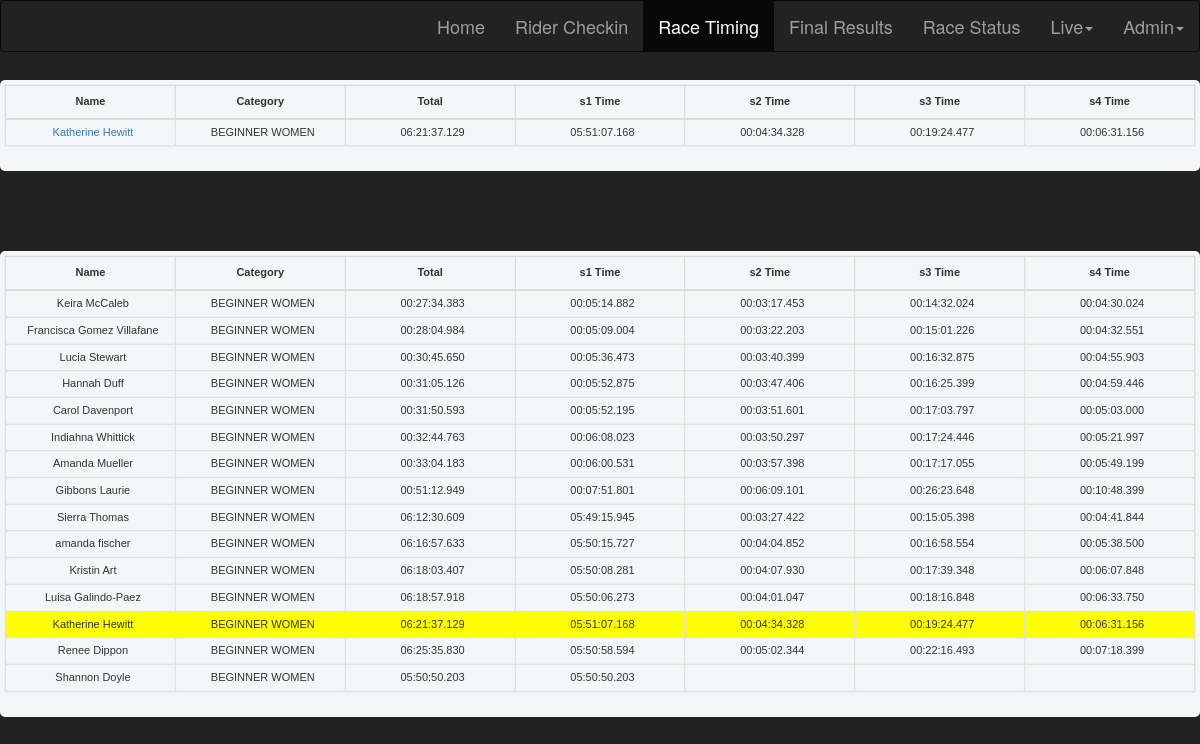
The page /livetiming2.php on the database its author committed.
### tables this page shows
CREATE TABLE `raceresults` (
  `id` int(32) unsigned NOT NULL AUTO_INCREMENT,
  `plate` int(10) unsigned NOT NULL,
  `sicard_id` int(10) DEFAULT NULL,
  `name` varchar(128) DEFAULT NULL,
  `riderid` char(8) DEFAULT NULL,
  `raceid` int(32) DEFAULT NULL,
  `category` varchar(32) DEFAULT NULL,
  `place` int(11) DEFAULT NULL,
  `total` varchar(14) DEFAULT NULL,
  `ttotal` float(14,3) DEFAULT NULL,
  `penalty` varchar(32) DEFAULT NULL,
  `tpenalty` int(11) DEFAULT NULL,
  `stages` int(11) DEFAULT NULL,
  `ranktotal` float(14,3) DEFAULT NULL,
  `s1` varchar(14) NOT NULL DEFAULT '',
  `s2` varchar(14) NOT NULL DEFAULT '',
  `s3` varchar(14) NOT NULL DEFAULT '',
  `s4` varchar(14) NOT NULL DEFAULT '',
  `s5` varchar(14) NOT NULL DEFAULT '',
  `s6` varchar(14) NOT NULL DEFAULT '',
  `s7` varchar(14) NOT NULL DEFAULT '',
  `s8` varchar(14) NOT NULL DEFAULT '',
  `s9` varchar(14) NOT NULL DEFAULT '',
  `s10` varchar(14) NOT NULL DEFAULT '',
  `s11` varchar(14) NOT NULL DEFAULT '',
  `s12` varchar(14) NOT NULL DEFAULT '',
  `dnf` char(1) DEFAULT NULL,
  `dq` char(1) DEFAULT NULL,
  `last_modified` timestamp NOT NULL DEFAULT CURRENT_TIMESTAMP ON UPDATE CURRENT_TIMESTAMP,
  `t1` float(14,3) DEFAULT NULL,
  `t101` float(14,3) DEFAULT NULL,
  `t2` float(14,3) DEFAULT NULL,
  `t102` float(14,3) DEFAULT NULL,
  `t3` float(14,3) DEFAULT NULL,
  `t103` float(14,3) DEFAULT NULL,
  `t4` float(14,3) DEFAULT NULL,
  `t104` float(14,3) DEFAULT NULL,
  `t5` float(14,3) DEFAULT NULL,
  `t105` float(14,3) DEFAULT NULL,
  `t6` float(14,3) DEFAULT NULL,
  `t106` float(14,3) DEFAULT NULL,
  `t7` float(14,3) DEFAULT NULL,
  `t107` float(14,3) DEFAULT NULL,
  `t8` float(14,3) DEFAULT NULL,
  `t108` float(14,3) DEFAULT NULL,
  `t9` float(14,3) DEFAULT NULL,
  `t109` float(14,3) DEFAULT NULL,
  `t10` float(14,3) DEFAULT NULL,
  `t110` float(14,3) DEFAULT NULL,
  `t11` float(14,3) DEFAULT NULL,
  `t111` float(14,3) DEFAULT NULL,
  `t12` float(14,3) DEFAULT NULL,
  `t112` float(14,3) DEFAULT NULL,
  PRIMARY KEY (`id`)
);

### livetiming2.php (the view, shortened to what this page needs)
<?php
$category = "Not Found";
$Stages = ['s1','s2','s3','s4','s5','s6','s7','s8'];
$query = "SELECT * FROM categories ORDER BY sortorder DESC ";
$categories = mysql_query($query);
while ( $row = mysql_fetch_array($categories) )
{
    $name = $row['name'];
    $stages = $row['stages'];
    $catStages[$name] = $stages;
}
$query = "SELECT * FROM stamps ORDER BY last_modification DESC LIMIT 1";
$response=mysql_query($query);
$row = mysql_fetch_array($response);
$sicard_id = $row['stamp_card_id'];
$query = "SELECT * FROM riders WHERE sicard_id=$sicard_id";
$response=mysql_query($query);
$count=mysql_num_rows($response);
if ($count != 0) {
    $row = mysql_fetch_array($response);
    $riderid = $row['riderid'];
    $category = $row['category'];
    $query = "SELECT * FROM raceresults WHERE riderid='$riderid' ";
    $response=mysql_query($query);
    $rider = mysql_fetch_array($response);
    $query = "SELECT * FROM raceresults WHERE category='$category' ORDER BY ranktotal ASC";
    $catresults=mysql_query($query);
}
?>
<html>
    <head>
        <link rel="stylesheet" href="libraries/bootstrap/3.3.6/css/bootstrap.min.css">
        <link rel="stylesheet" href="raceresults.css" type="text/css" />
    </head>
    <body>
    	<?php include 'menu.php'; ?>
		<div id="results">
            <form>
                <table class="order-table table" id="liverider">
                    <thead>
                        <tr><th><center>Name</th>
                            <th><center>Category</th>
                            <th><center>Total</th>
                            <?php
                            for ($i = 0; $i < $catStages[$category]; $i++) {
                                echo '<th><center>'.$Stages[$i].' Time</th>';
                            }
                            ?>
                        </tr>
                    </thead>
                    <tbody >
                        <?php
                            echo '<tr>';
                            echo '<td><a href="correct_time.php?sicard_id='.$sicard_id.'">'.$rider['name'].'</a></td>';
                            echo '<td>'.$rider['category'].'</td>';
                            echo '<td>'.$rider['total'].'</td>';
                            for ($i = 0; $i < $catStages[$category]; $i++) {
                                echo '<td>'.$rider[$Stages[$i]].'</td>';
                            }
                            echo '</tr>';
                        ?>
                    </tbody>
                </table>
            </form>
            <form>
                <table class="order-table table" id="livecategory">
                    <thead>
                        <tr><th><center>Name</th>
                            <th><center>Category</th>
                            <th><center>Total</th>
                            <?php
                            for ($i = 0; $i < $catStages[$category]; $i++) {
                                echo '<th><center>'.$Stages[$i].' Time</th>';
                            }
                            ?>
                        </tr>
                    </thead>
                    <tbody >
                        <?php
                        while ( $row = mysql_fetch_array($catresults) )
                        {
                            if ($row['riderid'] == $riderid) {
                                echo '<tr style="background:yellow;">';
                            } else {
                            }
                            echo '<td>'.$row['name'].'</td>';
                            echo '<td>'.$row['category'].'</td>';
                            echo '<td>'.$row['total'].'</td>';
                            for ($i = 0; $i < $catStages[$category]; $i++) {
                                echo '<td>'.$row[$Stages[$i]].'</td>';
                            }
                            echo '</tr>';
                        }
                        ?>
                    </tbody>
                </table>
            </form>
        </div>
    </body>
</html>

### raceresults.css (style rules this page uses)
* { margin:0; padding:0; }
body { min-width: 900px; background-size: 100%; background-position: 0px 50px; background-attachment: fixed; background-repeat: no-repeat; background-color: #222; background-size: cover; }
#results form { min-width: 1080px; margin: 80px auto; padding: 5px 5px 5px 5px; background: #f4f7f8; border-radius: 5px; }
#results table, th, td { border:solid #dcdcdc 1px; border-collapse: collapse; padding:5px; box-shadow: 0px 0px 1px rgba(0,0,0,0.2); font-family:Verdana, Geneva, sans-serif; font-size:11px; text-align: center; }
#results td { width:160px; padding:5px; white-space: nowrap; text-align: center; border:solid #e1e1e1 1px; border-radius:3px; padding-left:10px; font-family:Verdana, Geneva, sans-serif; font-size:11px; }

### rows shown on the page
raceresults: name "Katherine Hewitt", category "BEGINNER WOMEN", total "06:21:37.129", s1 "05:51:07.168", s2 "00:04:34.328", s3 "00:19:24.477", s4 "00:06:31.156"
raceresults: name "Keira McCaleb", category "BEGINNER WOMEN", total "00:27:34.383", s1 "00:05:14.882", s2 "00:03:17.453", s3 "00:14:32.024", s4 "00:04:30.024"
raceresults: name "Francisca Gomez Villafane", category "BEGINNER WOMEN", total "00:28:04.984", s1 "00:05:09.004", s2 "00:03:22.203", s3 "00:15:01.226", s4 "00:04:32.551"
raceresults: name "Lucia Stewart", category "BEGINNER WOMEN", total "00:30:45.650", s1 "00:05:36.473", s2 "00:03:40.399", s3 "00:16:32.875", s4 "00:04:55.903"
raceresults: name "Hannah Duff", category "BEGINNER WOMEN", total "00:31:05.126", s1 "00:05:52.875", s2 "00:03:47.406", s3 "00:16:25.399", s4 "00:04:59.446"
raceresults: name "Carol Davenport", category "BEGINNER WOMEN", total "00:31:50.593", s1 "00:05:52.195", s2 "00:03:51.601", s3 "00:17:03.797", s4 "00:05:03.000"
raceresults: name "Indiahna Whittick", category "BEGINNER WOMEN", total "00:32:44.763", s1 "00:06:08.023", s2 "00:03:50.297", s3 "00:17:24.446", s4 "00:05:21.997"
raceresults: name "Amanda Mueller", category "BEGINNER WOMEN", total "00:33:04.183", s1 "00:06:00.531", s2 "00:03:57.398", s3 "00:17:17.055", s4 "00:05:49.199"
raceresults: name "Gibbons Laurie", category "BEGINNER WOMEN", total "00:51:12.949", s1 "00:07:51.801", s2 "00:06:09.101", s3 "00:26:23.648", s4 "00:10:48.399"
raceresults: name "Sierra Thomas", category "BEGINNER WOMEN", total "06:12:30.609", s1 "05:49:15.945", s2 "00:03:27.422", s3 "00:15:05.398", s4 "00:04:41.844"
raceresults: name "amanda fischer", category "BEGINNER WOMEN", total "06:16:57.633", s1 "05:50:15.727", s2 "00:04:04.852", s3 "00:16:58.554", s4 "00:05:38.500"
raceresults: name "Kristin Art", category "BEGINNER WOMEN", total "06:18:03.407", s1 "05:50:08.281", s2 "00:04:07.930", s3 "00:17:39.348", s4 "00:06:07.848"
raceresults: name "Luisa Galindo-Paez", category "BEGINNER WOMEN", total "06:18:57.918", s1 "05:50:06.273", s2 "00:04:01.047", s3 "00:18:16.848", s4 "00:06:33.750"
raceresults: name "Renee Dippon", category "BEGINNER WOMEN", total "06:25:35.830", s1 "05:50:58.594", s2 "00:05:02.344", s3 "00:22:16.493", s4 "00:07:18.399"
raceresults: name "Shannon Doyle", category "BEGINNER WOMEN", total "05:50:50.203", s1 "05:50:50.203"

### other values the page prints
$Stages[$i] "s1"
$Stages[$i] "s2"
$Stages[$i] "s3"
$Stages[$i] "s4"
